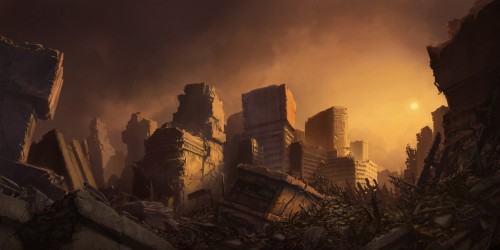
#> input picture input1.jpg, 500 x 250 px
$ python cv_test.py
#> lines starting #> are read from the running program, lines starting #| are printed output that depends on the picture
# importing required libraries of opencv
import cv2

# importing library for plotting
from matplotlib import pyplot as plt

# reads an input image
img = cv2.imread('input1.jpg',0)
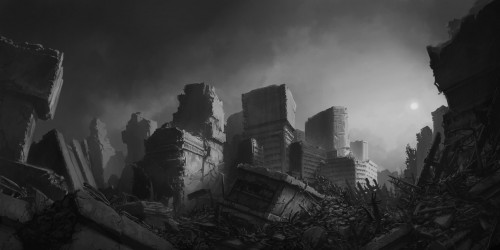
#> img: shape (250, 500); min 3, max 226, mean 58.9

# find frequency of pixels in range 0-255
histr = cv2.calcHist([img],[0],None,[256],[0,256])
#> histr = 256 values, max 2585 at index 28, min 0 at index 0, mean 488.3

# show the plotting graph of an image
plt.plot(histr)
plt.show()
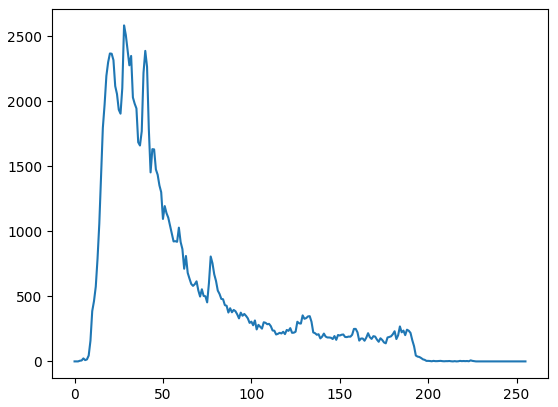
#> figure drawn by matplotlib, 1 panel; curve peaks at x = 28, y = 2585

$ run again, with input2.jpg copied over input1.jpg
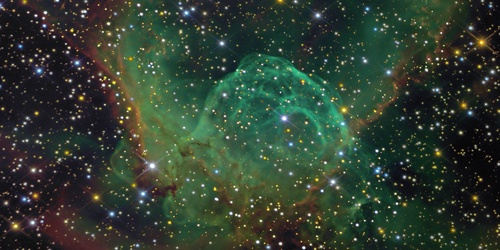
#> input picture input2.jpg, 500 x 250 px
#> `img = cv2.imread('input1.jpg',0)`:
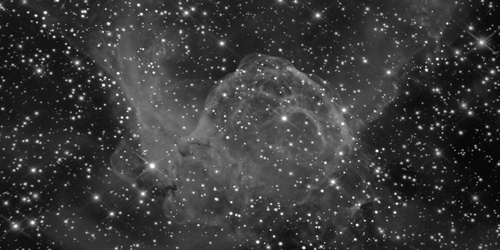
#> img: shape (250, 500); min 0, max 255, mean 56.9
#> histr = 256 values, max 2148 at index 33, min 1 at index 0, mean 488.3
#> `plt.show()`:
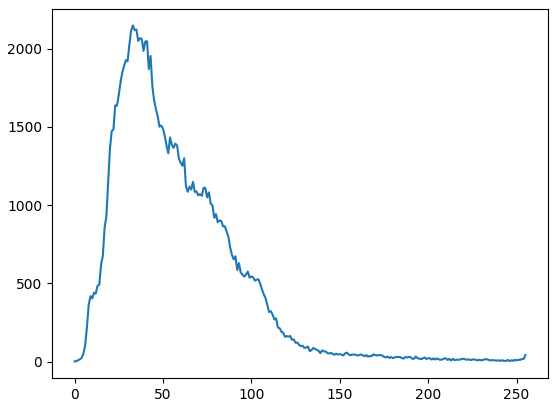
#> figure drawn by matplotlib, 1 panel; curve peaks at x = 33, y = 2148

$ run again, with road.jpg copied over input1.jpg
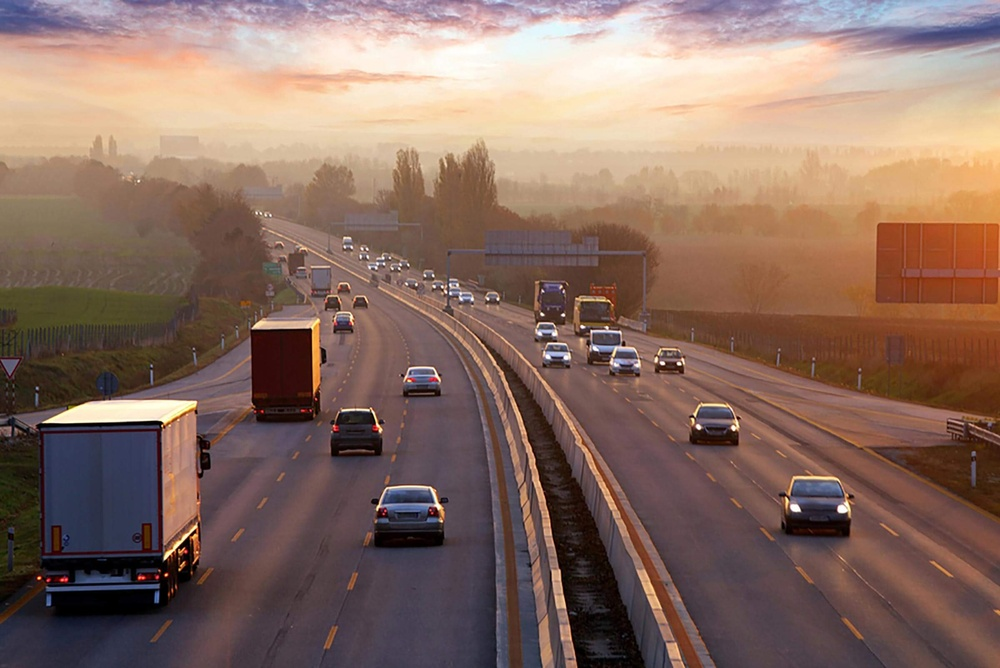
#> input picture road.jpg, 1000 x 668 px, shrunk from 2400 x 1603 before the run
#> `img = cv2.imread('input1.jpg',0)`:
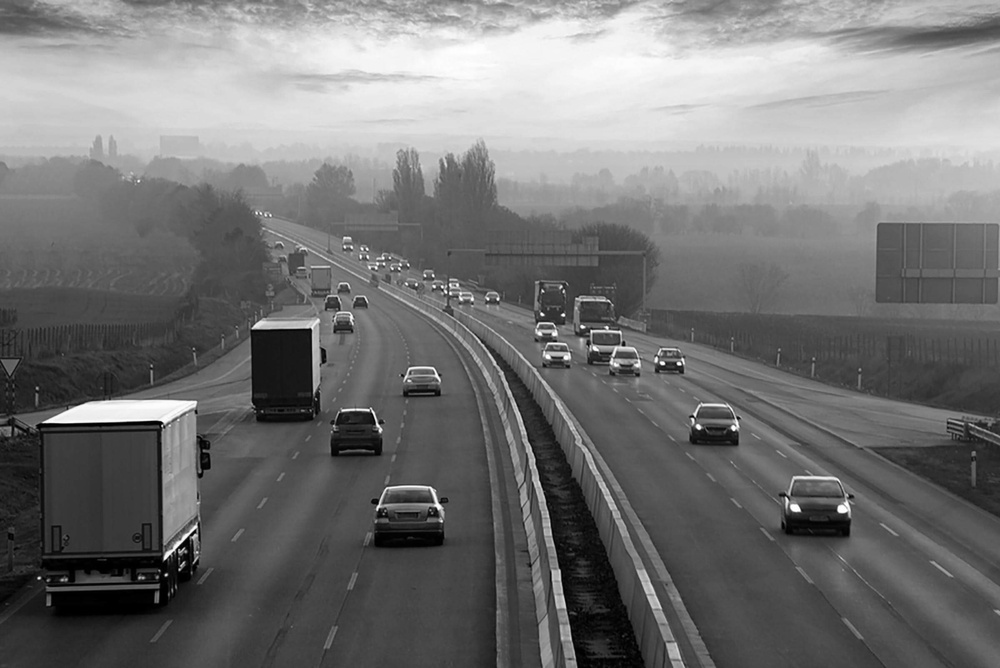
#> img: shape (668, 1000); min 0, max 255, mean 116.2
#> histr = 256 values, max 8904 at index 72, min 80 at index 254, mean 2609.4
#> `plt.show()`:
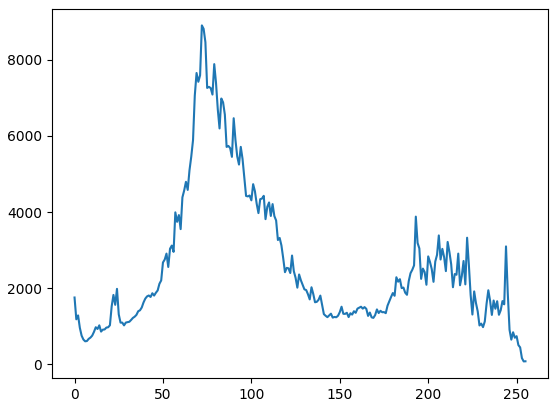
#> figure drawn by matplotlib, 1 panel; curve peaks at x = 72, y = 8904
